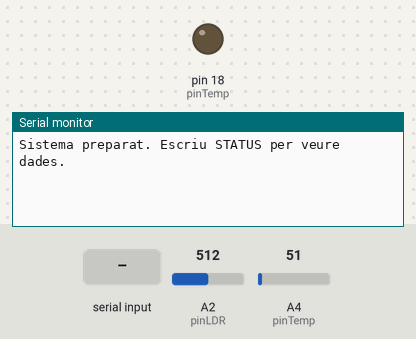
The sketch below on a simulated Arduino Uno, built with avr-gcc and run on an emulated ATmega328P. On the bench: output pins drawn as LEDs (lit = HIGH), the last lines printed to the serial monitor. The test bench sets the inputs (shaded band); at power-on: A2 (pinLDR) = 512, A4 (pinTemp) = 51.

Above: at 2.2 s.
2.3 s: "STATUS\n" received over Serial
At 4.0 s:
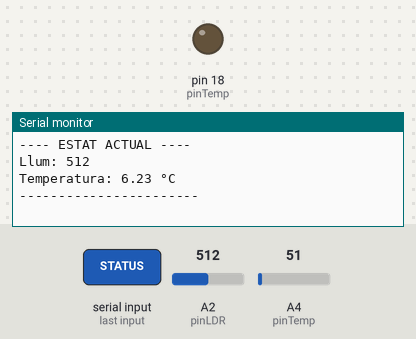
4.5 s: "LED_OFF\n" received over Serial
At 5.4 s:
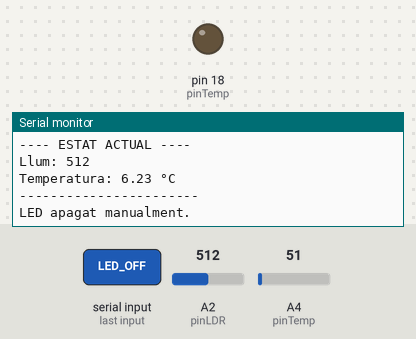
6.5 s: "1\n" received over Serial
At 8.1 s:
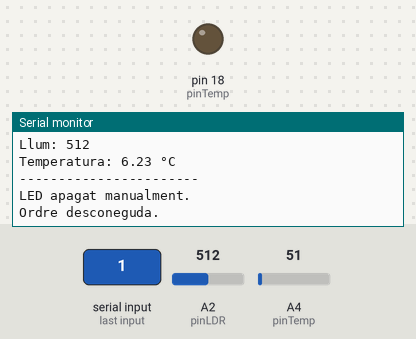

Measured:
- after the input at 2.3 s, the serial monitor: prints a new line after 0.70 s (image 1)
- after the input at 4.5 s, the serial monitor: prints a new line after 0.50 s (image 2)
- after the input at 6.5 s, the serial monitor: prints a new line after 0.50 s (image 3)

The sketch:

main.ino
```cpp
const int pinLDR = 2;
const int pinTemp = 4;
const int pinLED = 18;

bool ledForcatOff = false;   // Control manual del LED

void setup() {
  Serial.begin(115200);
  delay(1000);
  Serial.println("Sistema preparat. Escriu STATUS per veure dades.");

  pinMode(pinLED, OUTPUT);
  digitalWrite(pinLED, LOW);
}

void loop() {

  // --- LECTURA DE COMANDES ---
  if (Serial.available()) {
  String comanda = Serial.readStringUntil('\n');
  comanda.trim();
  processarComanda(comanda);
  }

  // --- LECTURA LDR ---
  int valorLDR = analogRead(pinLDR);

  // --- LECTURA TEMPERATURA ---
  int lecturaTemp = analogRead(pinTemp);
  float volts = (lecturaTemp * 5.0) / 4095.0;
  float temperatura = volts * 100.0;

  // (NO HI HA ALERTES)

  delay(2000);
}

// -----------------------------
// FUNCIONS DE COMANDES
// -----------------------------
void processarComanda(String cmd) {

  if (cmd == "STATUS") {
  Serial.println("---- ESTAT ACTUAL ----");

  int valorLDR = analogRead(pinLDR);
  Serial.print("Llum: ");
  Serial.println(valorLDR);

  int lecturaTemp = analogRead(pinTemp);
  float volts = (lecturaTemp * 5.0) / 4095.0;
  float temperatura = volts * 100.0;

  Serial.print("Temperatura: ");
  Serial.print(temperatura);
  Serial.println(" °C");

  Serial.println("-----------------------");
  }

  else if (cmd == "LED_OFF") {
  ledForcatOff = true;
  digitalWrite(pinLED, LOW);
  Serial.println("LED apagat manualment.");
  }

  else {
  Serial.println("Ordre desconeguda.");
  }
}
```
